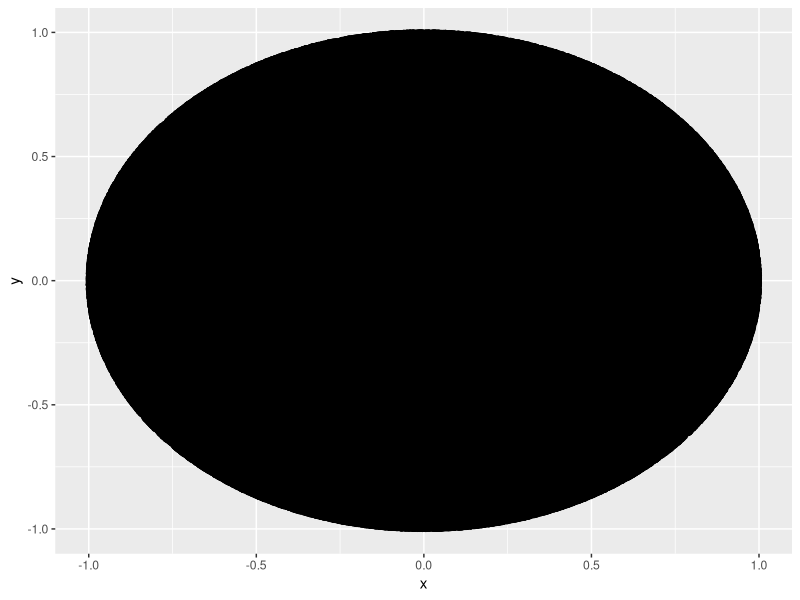

Write R code to recreate this figure. (Note: this script raises an error after producing the figure.)
library(tidyverse)

Sys.setenv(`_R_USE_PIPEBIND_` = TRUE)

# Estimate pi

# Number of darts; 1000
dart_count <- 1e6

# Number of darts that've landed inside the circle:
darts_in_circle <- 0

# Now we need a randomly generated x & y axis each btwn -1 & 1.
# For that we're going to use `runif()` since it generates randomly distributed numbers
# btwn a min and max value.

# Define x & y coordinates for one dart:
x <- runif(n = 1, min = -1, max = 1)
y <- runif(n = 1, min = -1, max = 1)

# So far we've only generated x & y values for one dart. To generate for 1000 dart throws,
# we can wrap the above code in a for loop and check whether each throw fell inside
# the circle or not:
for (i in 1:dart_count) {
  x <- runif(n = 1, min = -1, max = 1)
  y <- runif(n = 1, min = -1, max = 1)

  if (x**2 + y**2 <= 1) {
    darts_in_circle <- darts_in_circle + 1
  }
}

# We can now get our estimate of pi:
4 / (1**2 * dart_count / darts_in_circle)


# Let's do that in a more R way:
# ---vectors----
x <- runif(n = dart_count, min = -1, max = 1)
y <- runif(n = dart_count, min = -1, max = 1)

darts_in_circle <- {x**2 + y**2 <= 1} |> sum()

pi_estimate <- 4 * darts_in_circle / dart_count
pi_estimate

# ----dataframes----
pi_df <- tibble(
  x = runif(n = dart_count, min = -1, max = 1),
  y = runif(n = dart_count, min = -1, max = 1),
  darts_in_circle = x**2 + y**2 <= 1
)

pi_df |>
  summarise(
    darts_in_circle = sum(darts_in_circle),
    pi_estimate = 4 * darts_in_circle / dart_count
  )

# ----plot----
# All random points should intuitively make up something like a square when plotted:
# pi_df |>
#   ggplot(mapping = aes(x = x, y = y)) +
#   geom_point()

# And it does!

pi_df |>
  filter(darts_in_circle) |>
  ggplot(mapping = aes(x = x, y = y)) +
  geom_point()


circle_darts <- pi_df |>
  filter(darts_in_circle) |>
  select(-darts_in_circle)
esee
plot(circle_darts$x, circle_darts$y)
